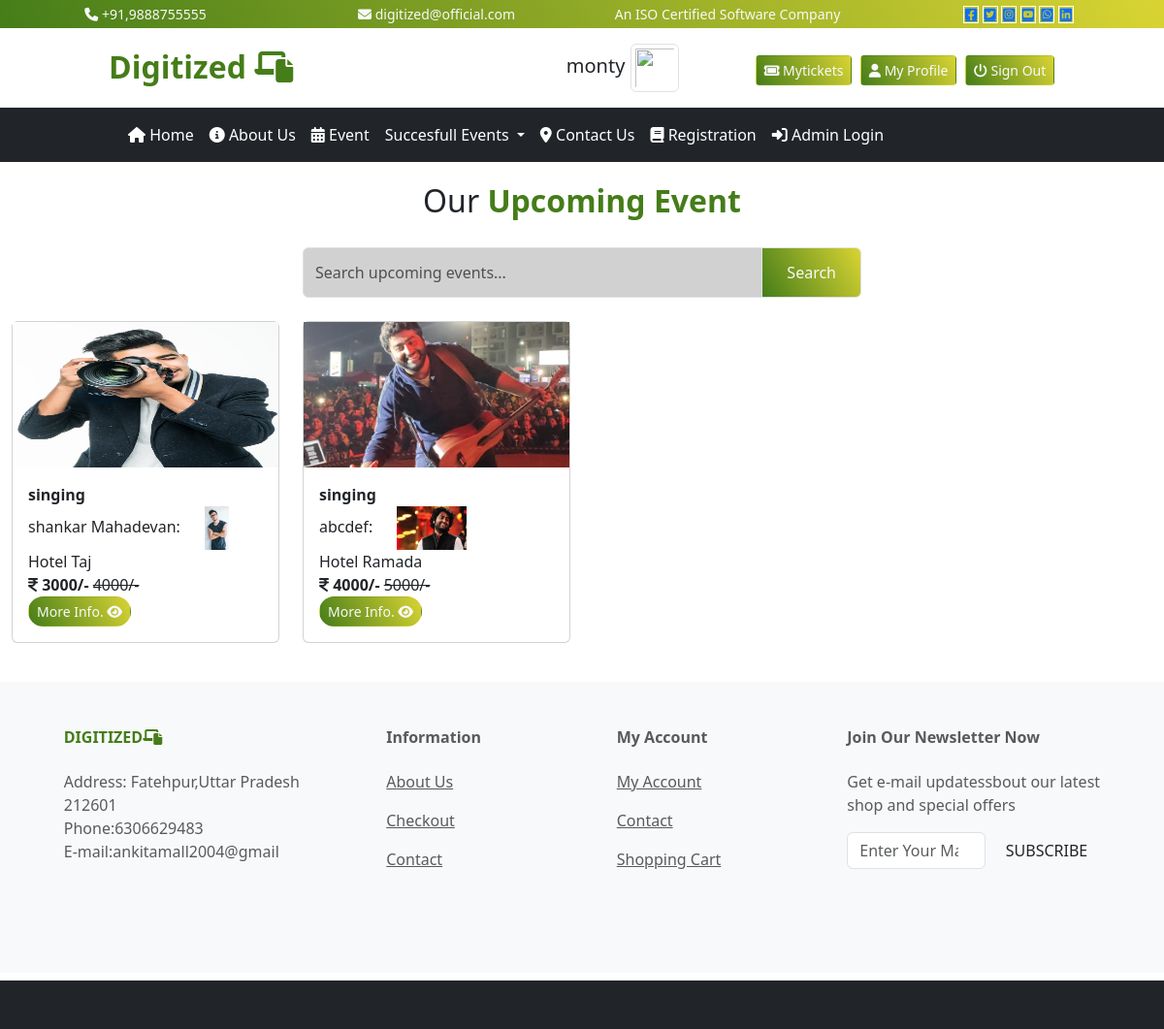
Screenshot of /user/event/?msg=5 (signed in) with the database file from the repository.
### user/models.py (models this page shows)
class event(models.Model):
    event_category=models.ForeignKey(category,on_delete=models.CASCADE)
    speaker_name=models.CharField(max_length=200,null=True)
    hotel=models.ForeignKey(placename,on_delete=models.CASCADE)
    city=models.ForeignKey(city,on_delete=models.CASCADE)
    event_picture=models.ImageField(upload_to='static/event/',null=True)
    speaker_picture=models.ImageField(upload_to='static/speaker',null=True)
    price=models.IntegerField()
    dprice=models.IntegerField()
    event_date=models.DateField()
    event_detail=models.TextField(null=True)

class category(models.Model):
    cname=models.CharField(max_length=200,null=True)
    cpic=models.ImageField(upload_to='static/category/',null=True)
    cdate=models.DateField()
    def __str__(self):
        return self.cname

class placename(models.Model):
    place=models.CharField(max_length=200)
    address=models.TextField()
    ppic=models.ImageField(upload_to='static/Hotel/',null=True)
    pdate=models.DateField()
    def __str__(self):
        return self.place

### user/views.py (the view)
# urls.py: path('event/',views.myevent),
def myevent(request):
    cid=request.GET.get('msg')
    sdata=request.GET.get('search')#Arjeet Singh
    if cid is not None:
        edata=event.objects.filter(event_category=cid)
    elif sdata is not None:
        edata=event.objects.filter(Q(speaker_name__icontains=sdata))
    else:
        edata=event.objects.all().order_by('-id')
    md={"edata":edata}
    return render(request,'user/event.html',md)

### templates/user/event.html
{% extends 'base.html'%}
{% load  static %}
{% block content %}
<div class="text-center fs-2">
    Our<b class="txt-mycolor"> Upcoming Event</b>
</div>
<div class="row">
    <div class="col-sm-6 mx-auto">
        <form method="get" >
        <div class="input-group mt-4">
            <input type="text" name="search" style="background:#d1d1d1 !important;" placeholder="Search upcoming events..." class="form-control"/>
        <i class="input-group-text bg-mycolor text-light">
            <input type="submit" class="btn text-light"  value="Search"/>
        </i>
        </div>
            </form>
    </div>
</div>
<div class="row my-4">
     {% for a in edata %}
                 <div class="col-lg-3 col-md-6 col-sm-12">
                     <div class="card">
                         <img src="/{{a.event_picture}}" style="max-height:150px" class="img-card-top"/>
                     <div class="card-body">
                         <b>{{a.event_category}}</b><br/>
                         {{a.speaker_name}}:&nbsp;&nbsp;&nbsp;&nbsp;&nbsp;&nbsp;<img src="/{{a.speaker_picture}}" clas="img-thumbnail float-end" style="max-height:45px;"/><br/>
                         {{a.hotel}}<br/>
                         <i class="fa-solid fa-indian-rupee-sign"></i>
                         <b>{{a.dprice}}/-</b> <s>{{a.price}}/-</s><br/>
                           <a href="/user/viewdetails?msg={{a.id}}" class="btn btn-sm rounded-pill  bg-mycolor text-light">More Info. <i class="fa-solid fa-eye"></i></a>
                     </div>
                     </div>
                 </div>
                 {% endfor %}
</div>
{% endblock %}

### templates/base.html (style rules this page uses)
:root { --bgcolor:linear-gradient(60deg,#457d19,#d9d433); --txtcolor:#457d19; }
.bg-mycolor { background:var(--bgcolor) !important; }
.txt-mycolor { color:var(--txtcolor); }

### rows the page displays
event: event_picture (picture), event_category "singing", speaker_name "shankar Mahadevan", speaker_picture (picture), hotel "Hotel Taj", dprice "3000", price "4000"
event: event_picture (picture), event_category "singing", speaker_name "abcdef", speaker_picture (picture), hotel "Hotel Ramada", dprice "4000", price "5000"

### other values shown
{{ request.session.username }} "monty"
